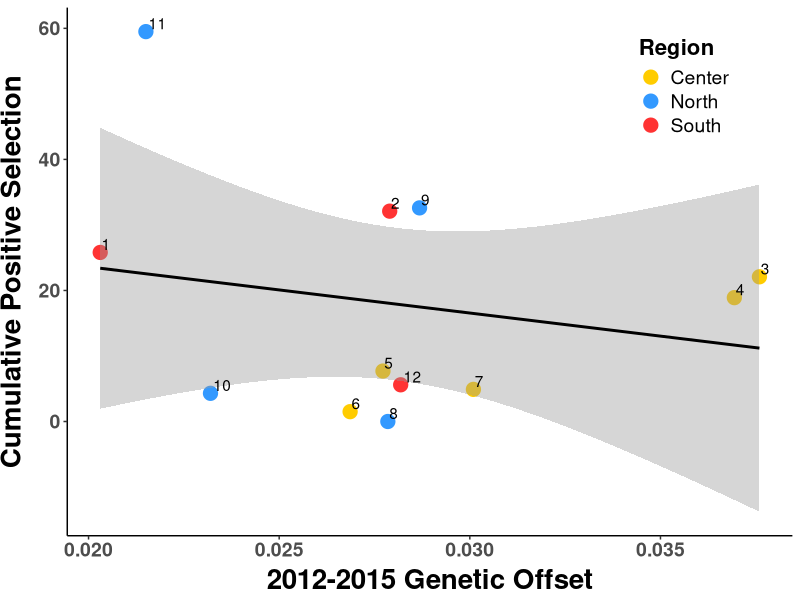
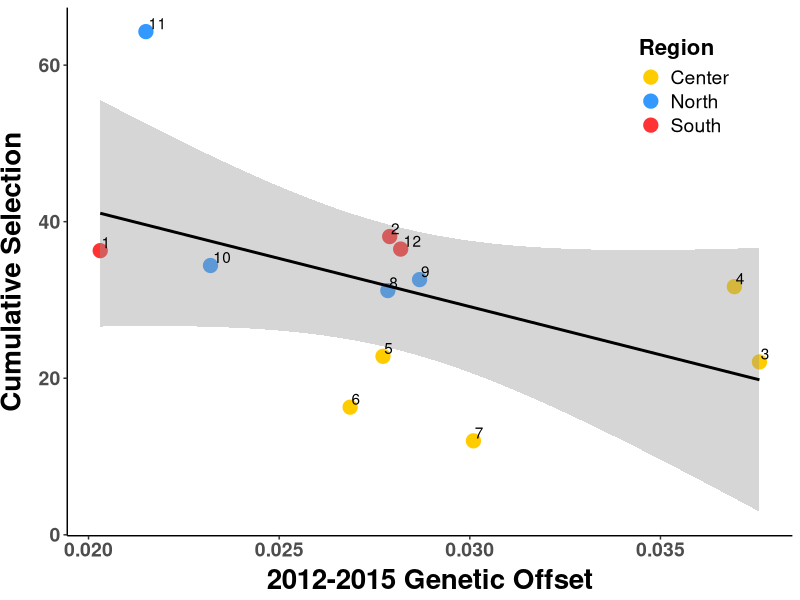
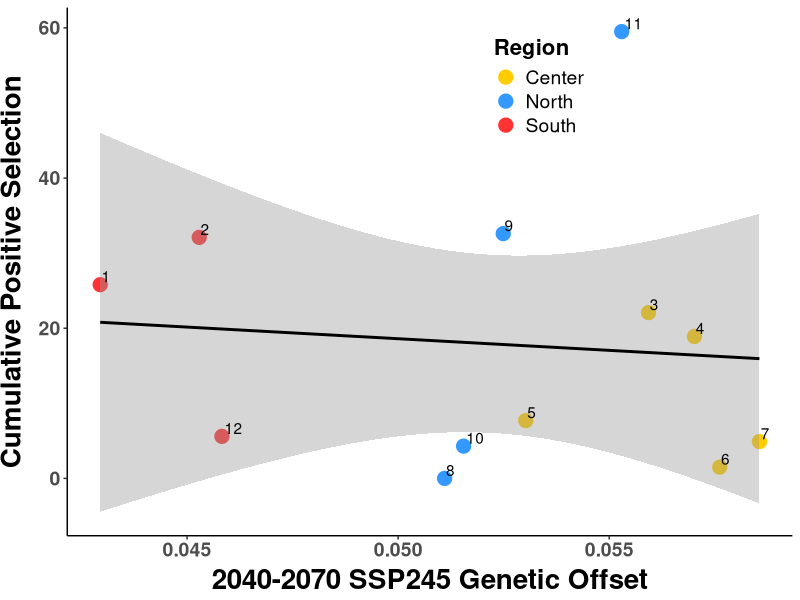
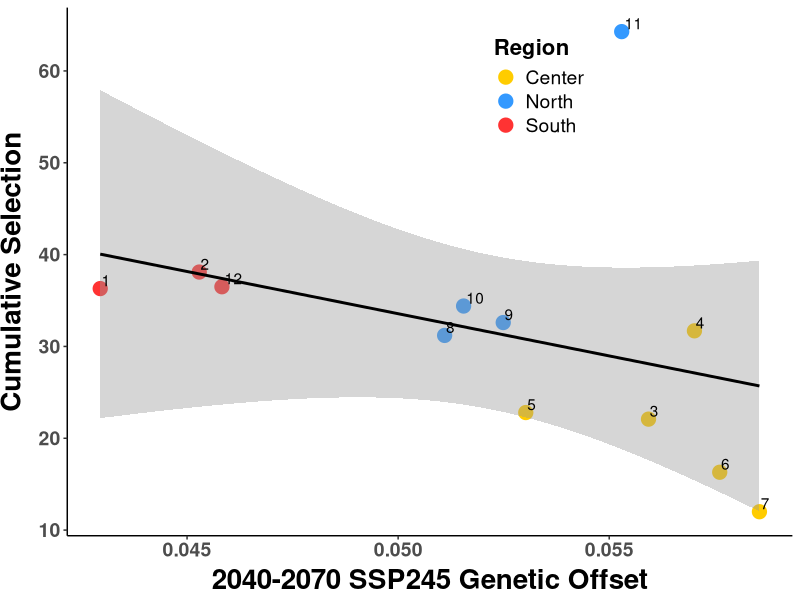
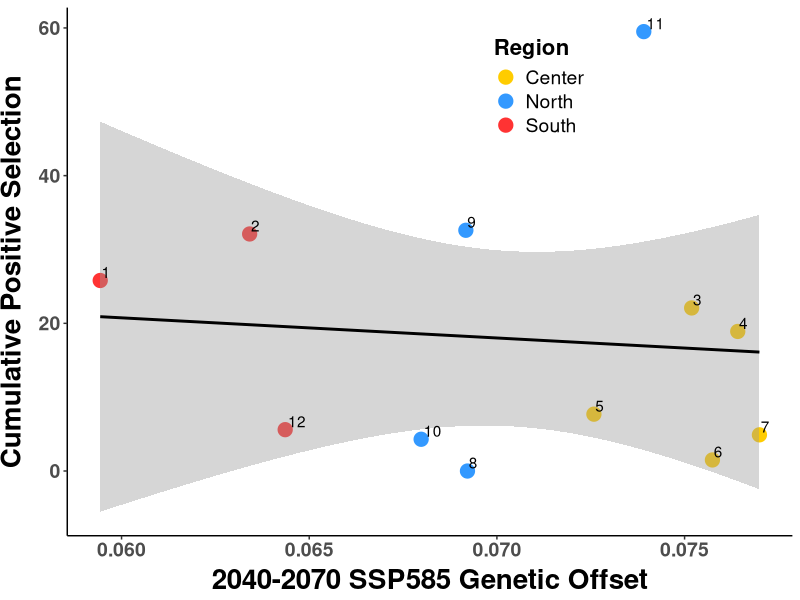
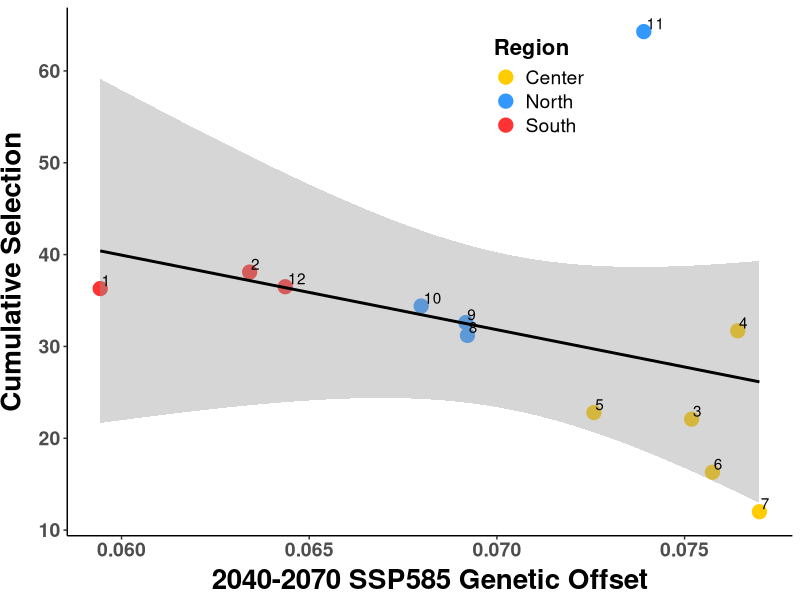
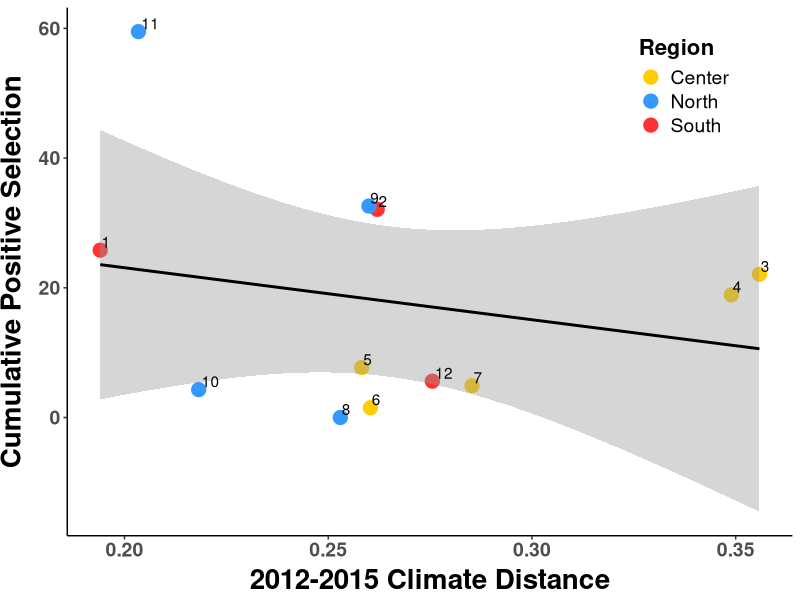
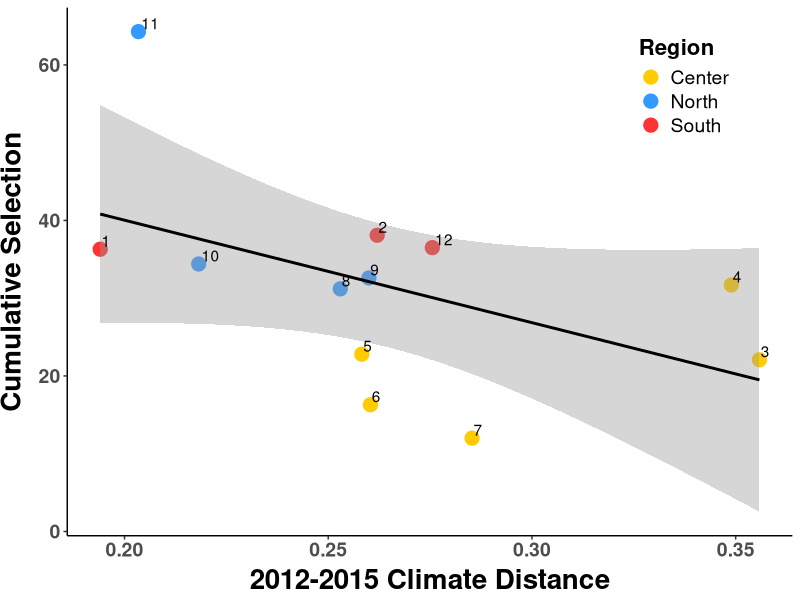

Here is the R script that generated these plots, in order:
##################################################################################
## Plot cumulative slope against demography
## Author Daniel Anstett
## 
## 
## Last Modified April 19, 2023
###################################################################################

#Library install and import
library(tidyverse)
library(car) 
#Import data
offset_pop <- read_csv("data/time_cumul_beagle.csv")
#offset_pop_3 <- offset_pop %>% filter(Paper_ID!=11)


lm.cumul.1215_pos <- lm(cumul_pos~offset_1215,data=offset_pop)
lm.cumul.1215_all <- lm(cumul_all~offset_1215,data=offset_pop)

lm.cumul.ssp245_pos <- lm(cumul_pos~offset_SSP245,data=offset_pop)
lm.cumul.ssp245_all <- lm(cumul_all~offset_SSP245,data=offset_pop)

lm.cumul.ssp585_pos <- lm(cumul_pos~offset_SSP585,data=offset_pop)
lm.cumul.ssp585_all <- lm(cumul_all~offset_SSP585,data=offset_pop)

lm.cumul.clim_pos <- lm(cumul_pos~offset_climate,data=offset_pop)
lm.cumul.clim_all <- lm(cumul_all~offset_climate,data=offset_pop)

Anova(lm.cumul.1215_pos,type="III")
Anova(lm.cumul.1215_all,type="III")
summary(lm.cumul.1215_pos)
summary(lm.cumul.1215_all)

Anova(lm.cumul.ssp245_pos,type="III")
Anova(lm.cumul.ssp245_all,type="III")

Anova(lm.cumul.ssp585_pos,type="III")
Anova(lm.cumul.ssp585_all,type="III")

Anova(lm.cumul.clim_pos,type="III")
Anova(lm.cumul.clim_all,type="III")




#cumul slope plotted against 1215 offset
ggplot(offset_pop, aes(x=offset_1215, y=cumul_pos, label=Paper_ID)) + 
  geom_point(aes(color=Region), size =4.5)+
  geom_smooth(method=lm,color="black")+
  #  geom_label_repel(aes(label = ID))+
  geom_text(hjust=-.15, vjust=-.2)+
  scale_y_continuous(name="Cumulative Positive Selection")+
  scale_x_continuous(name="2012-2015 Genetic Offset")+
  scale_color_manual(values= c("North"="#3399FF", "Center"="#FFCC00", "South"="#FF3333"))+
  theme_classic() + theme(
    axis.text.x = element_text(size=14, face="bold"),
    axis.text.y = element_text(size=14,face="bold"),
    axis.title.x = element_text(color="black", size=20, vjust = 0.5, face="bold"),
    axis.title.y = element_text(color="black", size=20,vjust = 2, face="bold",hjust=0.5),
    legend.position = c(0.85, 0.85),legend.text=element_text(size=14),
    legend.title=element_text(size=16,face="bold"))
ggsave("graphs/bi_plots/1_rapid_offset_1215_pos.pdf",width=7, height = 6, units = "in")


#cumul slope plotted against 1215 offset
ggplot(offset_pop, aes(x=offset_1215, y=cumul_all, label=Paper_ID)) + 
  geom_point(aes(color=Region), size =4.5)+
  geom_smooth(method=lm,color="black")+
  #  geom_label_repel(aes(label = ID))+
  geom_text(hjust=-.15, vjust=-.2)+
  scale_y_continuous(name="Cumulative Selection")+
  scale_x_continuous(name="2012-2015 Genetic Offset")+
  scale_color_manual(values= c("North"="#3399FF", "Center"="#FFCC00", "South"="#FF3333"))+
  theme_classic() + theme(
    axis.text.x = element_text(size=14, face="bold"),
    axis.text.y = element_text(size=14,face="bold"),
    axis.title.x = element_text(color="black", size=20, vjust = 0.5, face="bold"),
    axis.title.y = element_text(color="black", size=20,vjust = 2, face="bold",hjust=0.5),
    legend.position = c(0.85, 0.85),legend.text=element_text(size=14),
    legend.title=element_text(size=16,face="bold"))
ggsave("graphs/bi_plots/2_rapid_offset_1215_all.pdf",width=7, height = 6, units = "in")


###########################################################################################################


#cumul slope plotted against 2040-2070 SSP245 Genetic Offset
ggplot(offset_pop, aes(x=offset_SSP245, y=cumul_pos, label=Paper_ID)) + 
  geom_point(aes(color=Region), size =4.5)+
  geom_smooth(method=lm,color="black")+
  #  geom_label_repel(aes(label = ID))+
  geom_text(hjust=-.15, vjust=-.2)+
  scale_y_continuous(name="Cumulative Positive Selection")+
  scale_x_continuous(name="2040-2070 SSP245 Genetic Offset")+
  scale_color_manual(values= c("North"="#3399FF", "Center"="#FFCC00", "South"="#FF3333"))+
  theme_classic() + theme(
    axis.text.x = element_text(size=14, face="bold"),
    axis.text.y = element_text(size=14,face="bold"),
    axis.title.x = element_text(color="black", size=20, vjust = 0.5, face="bold"),
    axis.title.y = element_text(color="black", size=20,vjust = 2, face="bold",hjust=0.5),
    legend.position = c(0.65, 0.85),legend.text=element_text(size=14),
    legend.title=element_text(size=16,face="bold"))
ggsave("graphs/bi_plots/3_rapid_offset_ssp245_pos.pdf",width=7, height = 6, units = "in")

#cumul slope plotted against 2040-2070 SSP245 Genetic Offset
ggplot(offset_pop, aes(x=offset_SSP245, y=cumul_all, label=Paper_ID)) + 
  geom_point(aes(color=Region), size =4.5)+
  geom_smooth(method=lm,color="black")+
  #  geom_label_repel(aes(label = ID))+
  geom_text(hjust=-.15, vjust=-.2)+
  scale_y_continuous(name="Cumulative Selection")+
  scale_x_continuous(name="2040-2070 SSP245 Genetic Offset")+
  scale_color_manual(values= c("North"="#3399FF", "Center"="#FFCC00", "South"="#FF3333"))+
  theme_classic() + theme(
    axis.text.x = element_text(size=14, face="bold"),
    axis.text.y = element_text(size=14,face="bold"),
    axis.title.x = element_text(color="black", size=20, vjust = 0.5, face="bold"),
    axis.title.y = element_text(color="black", size=20,vjust = 2, face="bold",hjust=0.5),
    legend.position = c(0.65, 0.85),legend.text=element_text(size=14),
    legend.title=element_text(size=16,face="bold"))
ggsave("graphs/bi_plots/4_rapid_offset_ssp245_all.pdf",width=7, height = 6, units = "in")


#cumul slope plotted against 2040-2070 SSP585 Genetic Offset
ggplot(offset_pop, aes(x=offset_SSP585, y=cumul_pos, label=Paper_ID)) + 
  geom_point(aes(color=Region), size =4.5)+
  geom_smooth(method=lm,color="black")+
  #  geom_label_repel(aes(label = ID))+
  geom_text(hjust=-.15, vjust=-.2)+
  scale_y_continuous(name="Cumulative Positive Selection")+
  scale_x_continuous(name="2040-2070 SSP585 Genetic Offset")+
  scale_color_manual(values= c("North"="#3399FF", "Center"="#FFCC00", "South"="#FF3333"))+
  theme_classic() + theme(
    axis.text.x = element_text(size=14, face="bold"),
    axis.text.y = element_text(size=14,face="bold"),
    axis.title.x = element_text(color="black", size=20, vjust = 0.5, face="bold"),
    axis.title.y = element_text(color="black", size=20,vjust = 2, face="bold",hjust=0.5),
    legend.position = c(0.65, 0.85),legend.text=element_text(size=14),
    legend.title=element_text(size=16,face="bold"))
ggsave("graphs/bi_plots/5_rapid_offset_ssp585_pos.pdf",width=7, height = 6, units = "in")


#cumul slope plotted against 2040-2070 SSP585 Genetic Offset
ggplot(offset_pop, aes(x=offset_SSP585, y=cumul_all, label=Paper_ID)) + 
  geom_point(aes(color=Region), size =4.5)+
  geom_smooth(method=lm,color="black")+
  #  geom_label_repel(aes(label = ID))+
  geom_text(hjust=-.15, vjust=-.2)+
  scale_y_continuous(name="Cumulative Selection")+
  scale_x_continuous(name="2040-2070 SSP585 Genetic Offset")+
  scale_color_manual(values= c("North"="#3399FF", "Center"="#FFCC00", "South"="#FF3333"))+
  theme_classic() + theme(
    axis.text.x = element_text(size=14, face="bold"),
    axis.text.y = element_text(size=14,face="bold"),
    axis.title.x = element_text(color="black", size=20, vjust = 0.5, face="bold"),
    axis.title.y = element_text(color="black", size=20,vjust = 2, face="bold",hjust=0.5),
    legend.position = c(0.65, 0.85),legend.text=element_text(size=14),
    legend.title=element_text(size=16,face="bold"))
ggsave("graphs/bi_plots/6_rapid_offset_ssp585_all.pdf",width=7, height = 6, units = "in")


###########################################################################################################

#cumul slope plotted against 2012-2015 Climate Distance
ggplot(offset_pop, aes(x=offset_climate, y=cumul_pos, label=Paper_ID)) + 
  geom_point(aes(color=Region), size =4.5)+
  geom_smooth(method=lm,color="black")+
  #  geom_label_repel(aes(label = ID))+
  geom_text(hjust=-.15, vjust=-.2)+
  scale_y_continuous(name="Cumulative Positive Selection")+
  scale_x_continuous(name="2012-2015 Climate Distance")+
  scale_color_manual(values= c("North"="#3399FF", "Center"="#FFCC00", "South"="#FF3333"))+
  theme_classic() + theme(
    axis.text.x = element_text(size=14, face="bold"),
    axis.text.y = element_text(size=14,face="bold"),
    axis.title.x = element_text(color="black", size=20, vjust = 0.5, face="bold"),
    axis.title.y = element_text(color="black", size=20,vjust = 2, face="bold",hjust=0.5),
    legend.position = c(0.85, 0.85),legend.text=element_text(size=14),
    legend.title=element_text(size=16,face="bold"))
ggsave("graphs/bi_plots/7_rapid_offset_climate_distance_all.pdf",width=7, height = 6, units = "in")


#cumul slope plotted against 2012-2015 Climate Distance
ggplot(offset_pop, aes(x=offset_climate, y=cumul_all, label=Paper_ID)) + 
  geom_point(aes(color=Region), size =4.5)+
  geom_smooth(method=lm,color="black")+
  #  geom_label_repel(aes(label = ID))+
  geom_text(hjust=-.15, vjust=-.2)+
  scale_y_continuous(name="Cumulative Selection")+
  scale_x_continuous(name="2012-2015 Climate Distance")+
  scale_color_manual(values= c("North"="#3399FF", "Center"="#FFCC00", "South"="#FF3333"))+
  theme_classic() + theme(
    axis.text.x = element_text(size=14, face="bold"),
    axis.text.y = element_text(size=14,face="bold"),
    axis.title.x = element_text(color="black", size=20, vjust = 0.5, face="bold"),
    axis.title.y = element_text(color="black", size=20,vjust = 2, face="bold",hjust=0.5),
    legend.position = c(0.85, 0.85),legend.text=element_text(size=14),
    legend.title=element_text(size=16,face="bold"))
ggsave("graphs/bi_plots/8_rapid_offset_climate_distance_pos.pdf",width=7, height = 6, units = "in")





